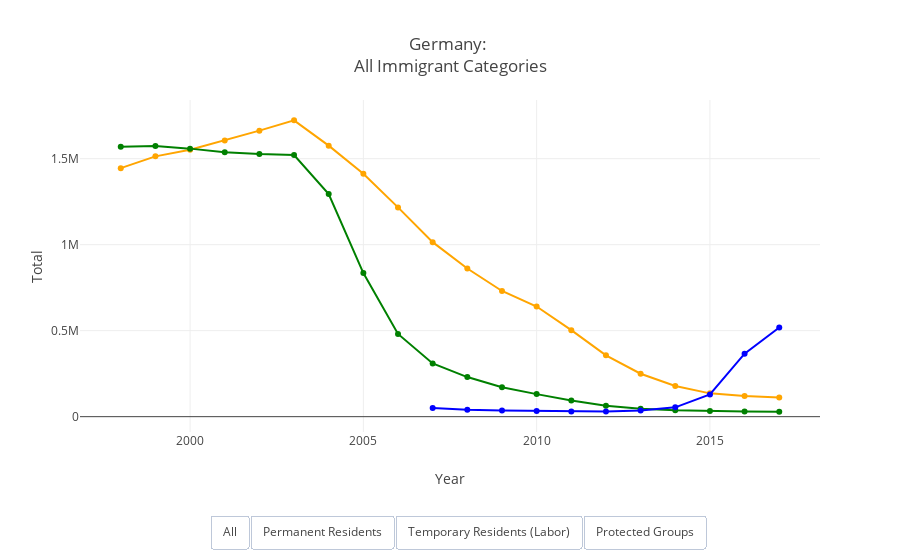

Notebook code cell kept with this figure:
### Code cell
# prepare plot

trace0 = go.Scatter(
    x = de['Year'],
    y = de['Unlim. residence title according to Foreigners Act'],
    mode = 'lines+markers',
    line = dict(color = 'orange'),
    name = "Permanent"
)

trace1 = go.Scatter(
    x = de['Year'],
    y = de['Temp. residence title according to Foreigners Act'],
    mode = 'lines+markers',
    line = dict(color = 'green'),
    name = "Temporary"
)

trace2 = go.Scatter(
    x = de['Year'], 
    y = de['All Protected Persons'],
    mode = 'lines+markers',
    line = dict(color = 'blue'),
    name = 'Protected'
)

data = [trace0, trace1, trace2]

de_permanent = [dict(x = de['Year'], 
                     y = de['Unlim. residence title according to Foreigners Act'], 
                     xref = 'x', 
                     yref = 'y')]

de_temporary = [dict(x = de['Year'], 
                     y = de['Temp. residence title according to Foreigners Act'], 
                     xref = 'x', 
                     yref = 'y')]

de_protected = [dict(x = de['Year'], 
                     y = de['All Protected Persons'], 
                     xref = 'x',
                     yref = 'y')]

updatemenus = list([
    dict(type="buttons",
         active=-1,
         buttons=list([
            dict(label = 'All',
                 method = 'update',
                 args = [{'visible': [True, True, True, True]},
                         {'title': 'Germany: <br>All Immigrant Categories',
                          'annotations': de_permanent+de_temporary+de_protected}]),
             dict(label = 'Permanent Residents',
                 method = 'update',
                 args = [{'visible': [True, False, False, False]},
                         {'title': 'Germany: <br>Permanent Residents',
                          'annotations': de_permanent}]), 
            dict(label = 'Temporary Residents (Labor)',
                 method = 'update',
                 args = [{'visible': [False, True, False, False]},
                         {'title': 'Germany: <br>Temporary Residents (Labor)',
                          'annotations': de_temporary}]),
            dict(label = 'Protected Groups',
                 method = 'update',
                 args = [{'visible': [False, False, True, False]},
                         {'title': 'Germany: <br>Protected Groups',
                          'annotations': de_protected}])
        ]), 
    direction = 'left',
    x = .175,
    xanchor = 'left',
    y = -.35,
    yanchor = 'bottom'),
])

layout = dict(title = 'Germany: <br>All Immigrant Categories', showlegend = False, updatemenus = updatemenus, xaxis={'title':'Year'}, yaxis={'title':'Total'})

fig = dict(data = data, layout = layout)
iplot(fig)

### Figure 1 — Plotly figure (JSON) as saved in the notebook; plotly's stock layout.template omitted (floating-point values rounded to 4 significant figures)
{"data": [{"line": {"color": "orange"}, "mode": "lines+markers", "name": "Permanent", "type": "scatter", "uid": "0fde5679-00ee-4dd5-beb9-f18fb082124c", "x": [1998, 1999, 2000, 2001, 2002, 2003, 2004, 2005, 2006, 2007, 2008, 2009, 2010, 2011, 2012, 2013, 2014, 2015, 2016, 2017], "y": [1444942, 1513506, 1551839, 1605292, 1663128, 1722872, 1575725, 1412715, 1216841, 1014744, 861645, 730733, 640424, 502961, 356770, 249552, 178640, 135518, 120120, 110735]}, {"line": {"color": "green"}, "mode": "lines+markers", "name": "Temporary", "type": "scatter", "uid": "485059e8-a88a-40c0-86a7-fdfb3b6f6fd8", "x": [1998, 1999, 2000, 2001, 2002, 2003, 2004, 2005, 2006, 2007, 2008, 2009, 2010, 2011, 2012, 2013, 2014, 2015, 2016, 2017], "y": [1570049, 1573669, 1558441, 1537565, 1526951, 1520939, 1294545, 835099, 481150, 309625, 230211, 171027, 131175, 94180, 63554, 46390, 37647, 32711, 30535, 29165]}, {"line": {"color": "blue"}, "mode": "lines+markers", "name": "Protected", "type": "scatter", "uid": "3250590a-027f-4a27-8fc3-c0fd2be28c1c", "x": [1998, 1999, 2000, 2001, 2002, 2003, 2004, 2005, 2006, 2007, 2008, 2009, 2010, 2011, 2012, 2013, 2014, 2015, 2016, 2017], "y": [null, null, null, null, null, null, null, null, null, 50080, 40480, 35805, 33405, 30375, 30645, 35525, 54140, 128735, 366300, 518785]}], "layout": {"showlegend": false, "title": {"text": "Germany: <br>All Immigrant Categories"}, "updatemenus": [{"active": -1, "buttons": [{"args": [{"visible": [true, true, true, true]}, {"annotations": [{"x": [1998, 1999, 2000, 2001, 2002, 2003, 2004, 2005, 2006, 2007, 2008, 2009, 2010, 2011, 2012, 2013, 2014, 2015, 2016, 2017], "xref": "x", "y": [1444942, 1513506, 1551839, 1605292, 1663128, 1722872, 1575725, 1412715, 1216841, 1014744, 861645, 730733, 640424, 502961, 356770, 249552, 178640, 135518, 120120, 110735], "yref": "y"}, {"x": [1998, 1999, 2000, 2001, 2002, 2003, 2004, 2005, 2006, 2007, 2008, 2009, 2010, 2011, 2012, 2013, 2014, 2015, 2016, 2017], "xref": "x", "y": [1570049, 1573669, 1558441, 1537565, 1526951, 1520939, 1294545, 835099, 481150, 309625, 230211, 171027, 131175, 94180, 63554, 46390, 37647, 32711, 30535, 29165], "yref": "y"}, {"x": [1998, 1999, 2000, 2001, 2002, 2003, 2004, 2005, 2006, 2007, 2008, 2009, 2010, 2011, 2012, 2013, 2014, 2015, 2016, 2017], "xref": "x", "y": [null, null, null, null, null, null, null, null, null, 50080, 40480, 35805, 33405, 30375, 30645, 35525, 54140, 128735, 366300, 518785], "yref": "y"}], "title": "Germany: <br>All Immigrant Categories"}], "label": "All", "method": "update"}, {"args": [{"visible": [true, false, false, false]}, {"annotations": [{"x": [1998, 1999, 2000, 2001, 2002, 2003, 2004, 2005, 2006, 2007, 2008, 2009, 2010, 2011, 2012, 2013, 2014, 2015, 2016, 2017], "xref": "x", "y": [1444942, 1513506, 1551839, 1605292, 1663128, 1722872, 1575725, 1412715, 1216841, 1014744, 861645, 730733, 640424, 502961, 356770, 249552, 178640, 135518, 120120, 110735], "yref": "y"}], "title": "Germany: <br>Permanent Residents"}], "label": "Permanent Residents", "method": "update"}, {"args": [{"visible": [false, true, false, false]}, {"annotations": [{"x": [1998, 1999, 2000, 2001, 2002, 2003, 2004, 2005, 2006, 2007, 2008, 2009, 2010, 2011, 2012, 2013, 2014, 2015, 2016, 2017], "xref": "x", "y": [1570049, 1573669, 1558441, 1537565, 1526951, 1520939, 1294545, 835099, 481150, 309625, 230211, 171027, 131175, 94180, 63554, 46390, 37647, 32711, 30535, 29165], "yref": "y"}], "title": "Germany: <br>Temporary Residents (Labor)"}], "label": "Temporary Residents (Labor)", "method": "update"}, {"args": [{"visible": [false, false, true, false]}, {"annotations": [{"x": [1998, 1999, 2000, 2001, 2002, 2003, 2004, 2005, 2006, 2007, 2008, 2009, 2010, 2011, 2012, 2013, 2014, 2015, 2016, 2017], "xref": "x", "y": [null, null, null, null, null, null, null, null, null, 50080, 40480, 35805, 33405, 30375, 30645, 35525, 54140, 128735, 366300, 518785], "yref": "y"}], "title": "Germany: <br>Protected Groups"}], "label": "Protected Groups", "method": "update"}], "direction": "left", "type": "buttons", "x": 0.175, "xanchor": "left", "y": -0.35, "yanchor": "bottom"}], "xaxis": {"title": {"text": "Year"}}, "yaxis": {"title": {"text": "Total"}}}}
